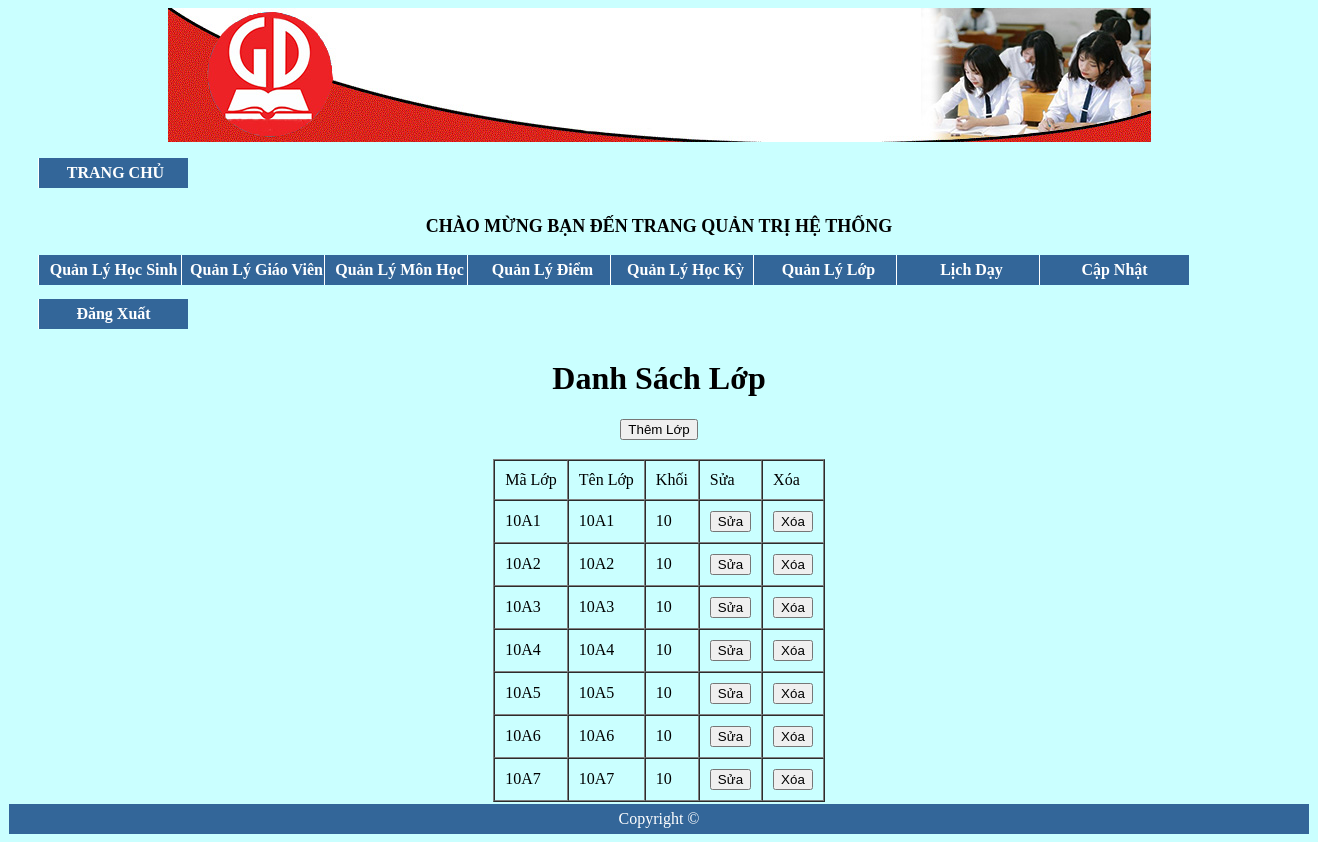
/admin/index.php?mod=lop (signed in), run on the app's committed database.
### tables this page shows
CREATE TABLE `lophoc` (
  `MaLopHoc` varchar(10) NOT NULL,
  `Tenlophoc` varchar(20) NOT NULL,
  `KhoiHoc` varchar(10) NOT NULL
);

### classes/lop.class.php (called while the page is built, shortened)
<?php
class lop extends DB
{
 function alllop()
 {
     $con=$this->connect();
     $sql="select * from lophoc";
     $query=mysqli_query($con,$sql);
     $result=array();
     if($query)
     {
       while ($row=mysqli_fetch_assoc($query))
       {
           $result[]=$row;
       }
     }
     return $result;
 }
}

### admin/lop/hienthilop.php (the view, shortened to what this page needs)
<?php
require '../classes/lop.class.php';
$con=new lop();
$lop=$con->alllop();
?>
<!DOCTYPE html>
<html>
<head>
</head>
<h1 align="center" style="font-family: Tahoma">Danh Sách Lớp</h1>
<h3 align="center"><a href="lop/themlop.php" style="font-family: Tahoma;font-weight: bold;text-decoration: none"><button>Thêm Lớp</button></a></h3>
<table border="1" cellspacing="0" cellpadding="10" align="center">
    <tr>
        <td>Mã Lớp</td>
        <td>Tên Lớp</td>
        <td>Khối</td>
        <td>Sửa</td>
        <td>Xóa</td>
    </tr>
    <?php foreach ($lop as $item){ ?>
        <tr>
            <td><?php echo $item['MaLopHoc']; ?></td>
            <td><?php echo $item['Tenlophoc']; ?></td>
            <td><?php echo $item['KhoiHoc']; ?></td>
            <?php
            echo "<td><a href='lop/sualop.php?id=$item[MaLopHoc]'><button type='button'>Sửa</button></a></td>";
            echo "<td><a href='lop/xoalop.php?cmahk=$item[MaLopHoc]' onclick='return XacNhan();'><button type='button'>Xóa</button></a></td>";
            ?>
        </tr>
    <?php } ?>
</table>
</body>
</html>

### data on the page
lophoc: MaLopHoc "10A1", Tenlophoc "10A1", KhoiHoc "10"
lophoc: MaLopHoc "10A2", Tenlophoc "10A2", KhoiHoc "10"
lophoc: MaLopHoc "10A3", Tenlophoc "10A3", KhoiHoc "10"
lophoc: MaLopHoc "10A4", Tenlophoc "10A4", KhoiHoc "10"
lophoc: MaLopHoc "10A5", Tenlophoc "10A5", KhoiHoc "10"
lophoc: MaLopHoc "10A6", Tenlophoc "10A6", KhoiHoc "10"
lophoc: MaLopHoc "10A7", Tenlophoc "10A7", KhoiHoc "10"
